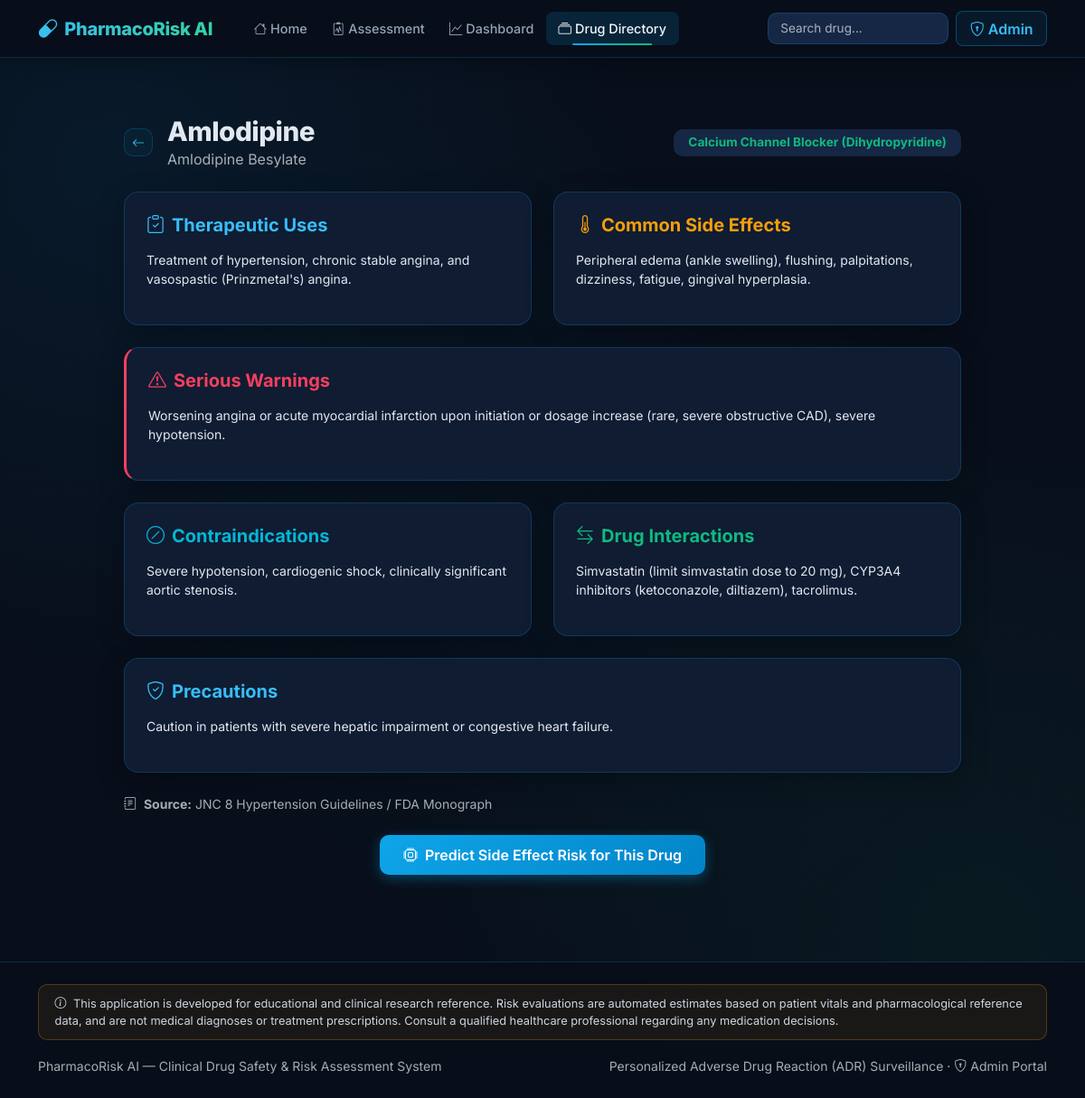
The page /drug-info/157 on the database its author committed.
### tables this page shows
CREATE TABLE drugs (
    id INTEGER PRIMARY KEY AUTOINCREMENT,
    drug_name TEXT NOT NULL UNIQUE,
    generic_name TEXT NOT NULL,
    category TEXT NOT NULL,
    uses TEXT NOT NULL,
    common_side_effects TEXT NOT NULL,
    serious_warnings TEXT NOT NULL,
    contraindications TEXT NOT NULL,
    interactions TEXT NOT NULL,
    precautions TEXT NOT NULL,
    source_reference TEXT DEFAULT 'FDA / DailyMed / WHO Essential Medicines',
    created_at TIMESTAMP DEFAULT CURRENT_TIMESTAMP
);

### app.py (the view)
@app.route('/drug-info/<int:drug_id>')
def drug_info(drug_id):
    drug = query_db("SELECT * FROM drugs WHERE id = ?", (drug_id,), one=True)
    if not drug:
        flash("Drug not found in database.", "danger")
        return redirect(url_for('index'))
    return render_template('drug_info.html', drug=drug)

### app.py (called while the page is built)
@app.context_processor
def inject_global_vars():
    return {
        'app_name': 'PharmacoRisk AI',
        'academic_disclaimer': (
            "This application is developed for educational and clinical research reference. "
            "Risk evaluations are automated estimates based on patient vitals and pharmacological reference data, "
            "and are not medical diagnoses or treatment prescriptions. "
            "Consult a qualified healthcare professional regarding any medication decisions."
        )
    }

### database/db.py (called while the page is built)
def get_db(db_path=None):
    path = db_path or DATABASE_PATH
    os.makedirs(os.path.dirname(path), exist_ok=True)
    try:
        if 'db' not in g:
            g.db = sqlite3.connect(path)
            g.db.row_factory = sqlite3.Row
        return g.db
    except RuntimeError:
        conn = sqlite3.connect(path)
        conn.row_factory = sqlite3.Row
        return conn

def query_db(query, args=(), one=False, db_path=None):
    conn = get_db(db_path)
    cur = conn.cursor()
    cur.execute(query, args)
    rv = cur.fetchall()
    cur.close()
    return (rv[0] if rv else None) if one else rv

### templates/drug_info.html (shortened to what this page needs)
{% extends "base.html" %}
{% block content %}
<div class="container py-5">
    <div class="row justify-content-center">
        <div class="col-lg-10">
            <div class="d-flex align-items-center mb-4 animate-in">
                <a href="{{ url_for('index') }}" class="btn btn-outline-glass btn-sm me-3"><i class="bi bi-arrow-left"></i></a>
                <div>
                    <h1 class="section-title mb-0">{{ drug['drug_name'] }}</h1>
                    <p class="text-muted mb-0">{{ drug['generic_name'] }}</p>
                </div>
                <span class="badge ms-auto" style="background: var(--pr-bg-elevated); color: var(--pr-secondary); font-size: 0.85rem; padding: 0.5rem 1rem; border-radius: 10px;">{{ drug['category'] }}</span>
            </div>
            <div class="row g-4">
                <div class="col-md-6">
                    <div class="card-glass p-4 h-100 animate-in">
                        <h5 class="fw-bold mb-3" style="color: var(--pr-primary-light);"><i class="bi bi-clipboard-check me-2"></i>Therapeutic Uses</h5>
                        <p class="small">{{ drug['uses'] }}</p>
                    </div>
                </div>
                <div class="col-md-6">
                    <div class="card-glass p-4 h-100 animate-in" style="animation-delay: 0.05s;">
                        <h5 class="fw-bold mb-3" style="color: var(--pr-warning);"><i class="bi bi-thermometer-half me-2"></i>Common Side Effects</h5>
                        <p class="small">{{ drug['common_side_effects'] }}</p>
                    </div>
                </div>
                <div class="col-12">
                    <div class="card-glass p-4 animate-in" style="animation-delay: 0.1s; border-left: 3px solid var(--pr-danger);">
                        <h5 class="fw-bold mb-3" style="color: var(--pr-danger);"><i class="bi bi-exclamation-triangle me-2"></i>Serious Warnings</h5>
                        <p class="small">{{ drug['serious_warnings'] }}</p>
                    </div>
                </div>
                <div class="col-md-6">
                    <div class="card-glass p-4 h-100 animate-in" style="animation-delay: 0.15s;">
                        <h5 class="fw-bold mb-3" style="color: var(--pr-accent);"><i class="bi bi-slash-circle me-2"></i>Contraindications</h5>
                        <p class="small">{{ drug['contraindications'] }}</p>
                    </div>
                </div>
                <div class="col-md-6">
                    <div class="card-glass p-4 h-100 animate-in" style="animation-delay: 0.2s;">
                        <h5 class="fw-bold mb-3" style="color: var(--pr-secondary);"><i class="bi bi-arrow-left-right me-2"></i>Drug Interactions</h5>
                        <p class="small">{{ drug['interactions'] }}</p>
                    </div>
                </div>
                <div class="col-12">
                    <div class="card-glass p-4 animate-in" style="animation-delay: 0.25s;">
                        <h5 class="fw-bold mb-3" style="color: var(--pr-primary-light);"><i class="bi bi-shield-check me-2"></i>Precautions</h5>
                        <p class="small">{{ drug['precautions'] }}</p>
                    </div>
                </div>
            </div>
            {% if drug['source_reference'] %}
            <div class="text-muted small mt-4 animate-in" style="animation-delay: 0.3s;">
                <i class="bi bi-journal-text me-1"></i> <strong>Source:</strong> {{ drug['source_reference'] }}
            </div>
            {% endif %}
            <div class="text-center mt-4 animate-in" style="animation-delay: 0.35s;">
                <a href="{{ url_for('patient') }}" class="btn btn-primary-gradient">
                    <i class="bi bi-cpu me-2"></i>Predict Side Effect Risk for This Drug
                </a>
            </div>
        </div>
    </div>
</div>
{% endblock %}

### templates/base.html (style rules this page uses)
:root { --pr-primary: #0ea5e9; --pr-primary-hover: #0284c7; --pr-primary-light: #38bdf8; --pr-secondary: #10b981; --pr-secondary-light: #34d399; --pr-accent: #06b6d4; --pr-accent-alt: #14b8a6; --pr-danger: #f43f5e; --pr-warning: #f59e0b; --pr-success: #10b981; --pr-bg-dark: #080e1a; --pr-bg-card: #0f1c32; --pr-bg-elevated: #152744; --pr-border: rgba(14, 165, 233, 0.22); --pr-glow: rgba(14, 165, 233, 0.25); --pr-emerald-glow: rgba(16, 185, 129, 0.25); }
* { font-family: 'Inter', system-ui, sans-serif; }
body { background-color: var(--pr-bg-dark); background-image: radial-gradient(circle at 10% 15%, rgba(14, 165, 233, 0.08) 0%, transparent 40%), radial-gradient(circle at 90% 85%, rgba(16, 185, 129, 0.07) 0%, transparent 40%), radial-gradient(circle at 50% 50%, rgba(6, 182, 212, 0.03) 0%, transparent 60%); background-attachment: fixed; color: #e2e8f0; min-height: 100vh; }
.card-glass { background: var(--pr-bg-card); border: 1px solid var(--pr-border); border-radius: 16px; transition: transform 0.25s cubic-bezier(0.16, 1, 0.3, 1), box-shadow 0.25s cubic-bezier(0.16, 1, 0.3, 1), border-color 0.25s ease; box-shadow: 0 8px 30px rgba(0, 0, 0, 0.25); }
.btn-primary-gradient { background: linear-gradient(135deg, var(--pr-primary), #0284c7); border: none; color: white; font-weight: 600; padding: 0.65rem 1.6rem; border-radius: 10px; box-shadow: 0 4px 14px rgba(14, 165, 233, 0.35); transition: all 0.25s ease; }
.btn-outline-glass { border: 1px solid var(--pr-border); color: var(--pr-primary-light); background: rgba(14, 165, 233, 0.05); border-radius: 10px; font-weight: 500; transition: all 0.25s ease; }
.section-title { font-weight: 800; font-size: 1.85rem; margin-bottom: 0.5rem; letter-spacing: -0.5px; }
.animate-in { animation: fadeInUp 0.45s cubic-bezier(0.16, 1, 0.3, 1) forwards; }

### rows shown on the page
drugs: drug_name "Amlodipine", generic_name "Amlodipine Besylate", category "Calcium Channel Blocker (Dihydropyridine)", uses "Treatment of hypertension, chronic stable angina, and vasospastic (Prinzmetal's) angina.", common_side_effects "Peripheral edema (ankle swelling), flushing, palpitations, dizziness, fatigue, gingival hyperplasia.", serious_warnings "Worsening angina or acute myocardial infarction upon initiation or dosage increase (rare, severe obstructive CAD), severe hypotension.", contraindications "Severe hypotension, cardiogenic shock, clinically significant aortic stenosis.", interactions "Simvastatin (limit simvastatin dose to 20 mg), CYP3A4 inhibitors (ketoconazole, diltiazem), tacrolimus.", precautions "Caution in patients with severe hepatic impairment or congestive heart failure.", source_reference "JNC 8 Hypertension Guidelines / FDA Monograph"

### other values the page prints
{{ app_name }} "PharmacoRisk AI"
